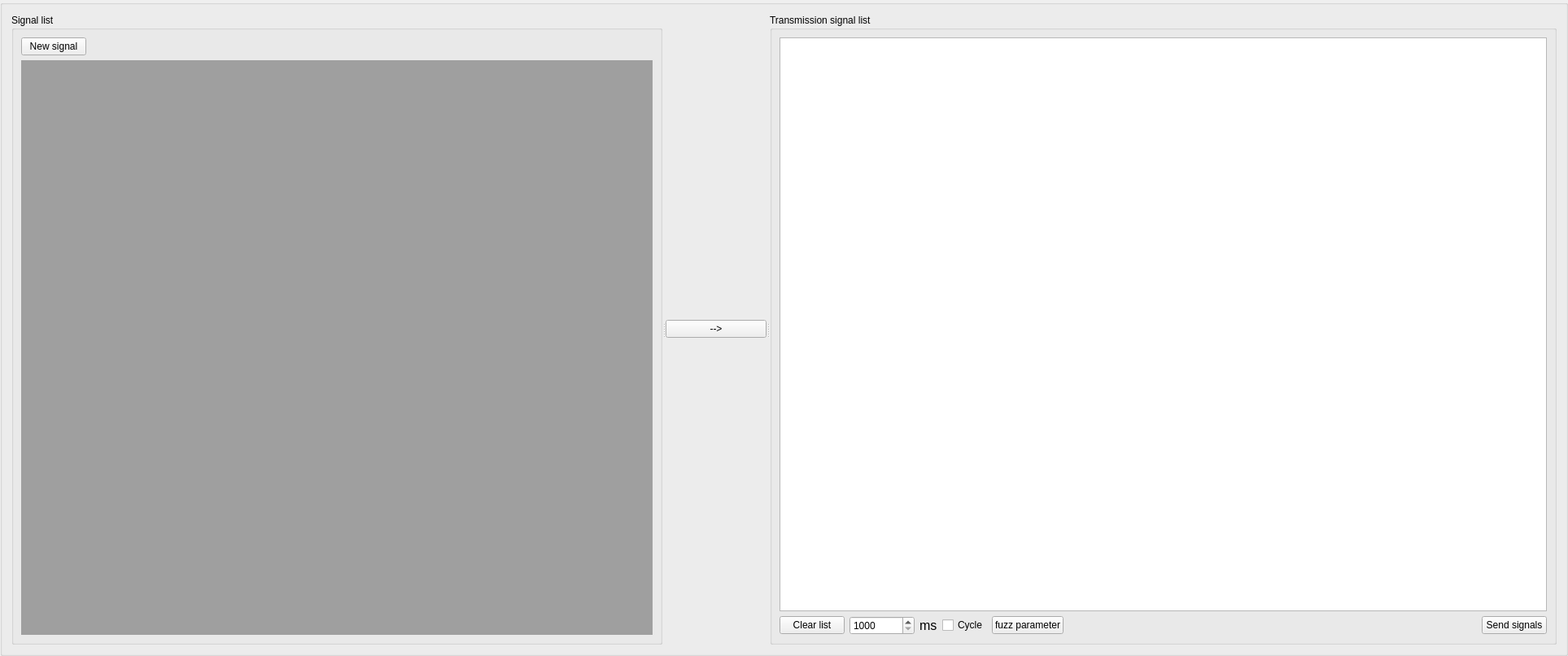
<?xml version="1.0" encoding="UTF-8"?>
<ui version="4.0">
 <class>GroupBox_signalFuzz</class>
 <widget class="QGroupBox" name="GroupBox_signalFuzz">
  <property name="geometry">
   <rect>
    <x>0</x>
    <y>0</y>
    <width>1927</width>
    <height>806</height>
   </rect>
  </property>
  <property name="windowTitle">
   <string>Signal FUZZ</string>
  </property>
  <layout class="QGridLayout" name="gridLayout_4">
   <item row="0" column="0">
    <widget class="QSplitter" name="splitter_2">
     <property name="orientation">
      <enum>Qt::Horizontal</enum>
     </property>
     <widget class="QGroupBox" name="groupBox">
      <property name="sizePolicy">
       <sizepolicy hsizetype="Fixed" vsizetype="Preferred">
        <horstretch>0</horstretch>
        <verstretch>0</verstretch>
       </sizepolicy>
      </property>
      <property name="maximumSize">
       <size>
        <width>800</width>
        <height>16777215</height>
       </size>
      </property>
      <property name="title">
       <string>Signal list</string>
      </property>
      <layout class="QGridLayout" name="gridLayout_2">
       <item row="1" column="0">
        <widget class="QMdiArea" name="mdiArea_querySignal">
         <property name="enabled">
          <bool>true</bool>
         </property>
         <property name="sizePolicy">
          <sizepolicy hsizetype="Preferred" vsizetype="Preferred">
           <horstretch>0</horstretch>
           <verstretch>0</verstretch>
          </sizepolicy>
         </property>
         <property name="maximumSize">
          <size>
           <width>800</width>
           <height>16777215</height>
          </size>
         </property>
         <property name="viewMode">
          <enum>QMdiArea::TabbedView</enum>
         </property>
         <property name="documentMode">
          <bool>true</bool>
         </property>
         <property name="tabsClosable">
          <bool>false</bool>
         </property>
         <property name="tabsMovable">
          <bool>false</bool>
         </property>
         <property name="tabShape">
          <enum>QTabWidget::Rounded</enum>
         </property>
         <property name="tabPosition">
          <enum>QTabWidget::South</enum>
         </property>
        </widget>
       </item>
       <item row="0" column="0">
        <layout class="QHBoxLayout" name="horizontalLayout">
         <item>
          <widget class="QPushButton" name="pushButton_addNewSignal">
           <property name="text">
            <string>New signal</string>
           </property>
          </widget>
         </item>
         <item>
          <spacer name="horizontalSpacer">
           <property name="orientation">
            <enum>Qt::Horizontal</enum>
           </property>
           <property name="sizeHint" stdset="0">
            <size>
             <width>40</width>
             <height>20</height>
            </size>
           </property>
          </spacer>
         </item>
        </layout>
       </item>
      </layout>
     </widget>
     <widget class="QSplitter" name="splitter">
      <property name="orientation">
       <enum>Qt::Horizontal</enum>
      </property>
      <widget class="QWidget" name="layoutWidget">
       <layout class="QGridLayout" name="gridLayout_3">
        <item row="0" column="0">
         <widget class="QPushButton" name="pushButton_addSendSignal">
          <property name="text">
           <string>--&gt;</string>
          </property>
         </widget>
        </item>
       </layout>
      </widget>
      <widget class="QGroupBox" name="groupBox_2">
       <property name="maximumSize">
        <size>
         <width>16777215</width>
         <height>16777215</height>
        </size>
       </property>
       <property name="title">
        <string>Transmission signal list</string>
       </property>
       <layout class="QGridLayout" name="gridLayout">
        <item row="0" column="0">
         <widget class="QTableView" name="tableView_sendSignalList">
          <property name="sizePolicy">
           <sizepolicy hsizetype="Preferred" vsizetype="Expanding">
            <horstretch>0</horstretch>
            <verstretch>0</verstretch>
           </sizepolicy>
          </property>
          <property name="minimumSize">
           <size>
            <width>600</width>
            <height>0</height>
           </size>
          </property>
          <property name="maximumSize">
           <size>
            <width>16777215</width>
            <height>16777215</height>
           </size>
          </property>
         </widget>
        </item>
        <item row="1" column="0">
         <layout class="QHBoxLayout" name="horizontalLayout_4">
          <item>
           <widget class="QPushButton" name="pushButton_clearSendSignalList">
            <property name="text">
             <string>Clear list</string>
            </property>
           </widget>
          </item>
          <item>
           <widget class="QSpinBox" name="spinBox_portTimeValue">
            <property name="minimumSize">
             <size>
              <width>80</width>
              <height>0</height>
             </size>
            </property>
            <property name="minimum">
             <number>1000</number>
            </property>
            <property name="maximum">
             <number>99999</number>
            </property>
           </widget>
          </item>
          <item>
           <widget class="QLabel" name="label_40">
            <property name="font">
             <font>
              <pointsize>12</pointsize>
             </font>
            </property>
            <property name="text">
             <string>ms</string>
            </property>
            <property name="textFormat">
             <enum>Qt::PlainText</enum>
            </property>
            <property name="alignment">
             <set>Qt::AlignLeading|Qt::AlignLeft|Qt::AlignVCenter</set>
            </property>
           </widget>
          </item>
          <item>
           <widget class="QCheckBox" name="checkBox_timerSend">
            <property name="text">
             <string>Cycle</string>
            </property>
           </widget>
          </item>
          <item>
           <widget class="QPushButton" name="pushButton_fuzzSetting">
            <property name="sizePolicy">
             <sizepolicy hsizetype="Minimum" vsizetype="Fixed">
              <horstretch>0</horstretch>
              <verstretch>0</verstretch>
             </sizepolicy>
            </property>
            <property name="text">
             <string>fuzz parameter</string>
            </property>
           </widget>
          </item>
          <item>
           <spacer name="horizontalSpacer_3">
            <property name="orientation">
             <enum>Qt::Horizontal</enum>
            </property>
            <property name="sizeType">
             <enum>QSizePolicy::Expanding</enum>
            </property>
            <property name="sizeHint" stdset="0">
             <size>
              <width>40</width>
              <height>20</height>
             </size>
            </property>
           </spacer>
          </item>
          <item>
           <widget class="QPushButton" name="pushButton_sendFuzzSignal">
            <property name="sizePolicy">
             <sizepolicy hsizetype="Minimum" vsizetype="Fixed">
              <horstretch>0</horstretch>
              <verstretch>0</verstretch>
             </sizepolicy>
            </property>
            <property name="text">
             <string>Send signals</string>
            </property>
           </widget>
          </item>
         </layout>
        </item>
       </layout>
      </widget>
     </widget>
    </widget>
   </item>
  </layout>
 </widget>
 <resources/>
 <connections/>
</ui>
